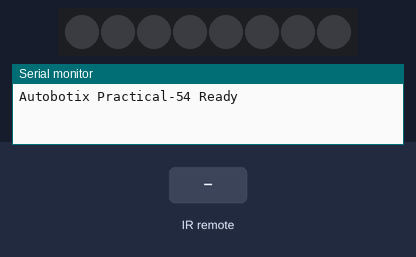
The sketch below on a simulated Arduino Uno, built with avr-gcc and run on an emulated ATmega328P. On the bench: 8 RGB LEDs in strip order, left to right, the last lines printed to the serial monitor. The inputs (shaded band) are chosen by the test bench. Dim RGB values are drawn brighter than linear.

Above: at 1.2 s.
1.3 s: infrared code 0x19 received
At 1.36 s:
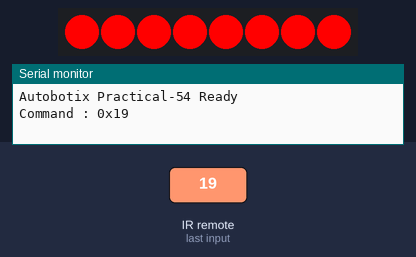
3.1 s: infrared code 0x1B received
At 4.2 s:
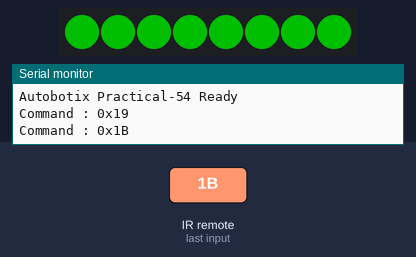
5.2 s: infrared code 0xC received
At 6.1 s:
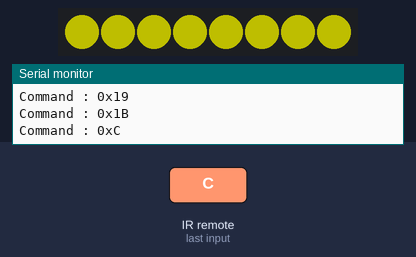
6.7 s: infrared code 0xD received
At 7.2 s:
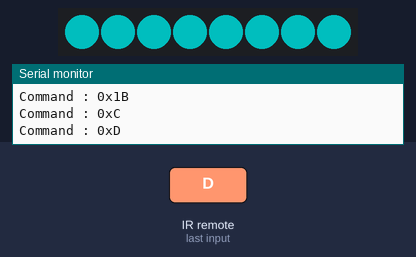
8.2 s: infrared code 0xE received
At 9.4 s:
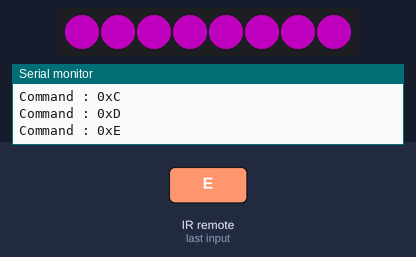
9.7 s: infrared code 0xF received
At 11.1 s:
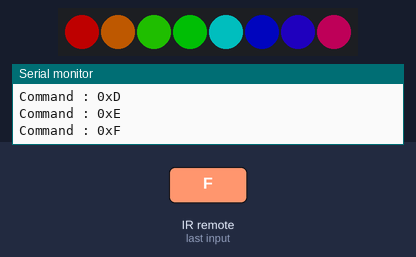
Timing chart, 0 to 12.2 s (numbered marks = the images above; inputs shaded):
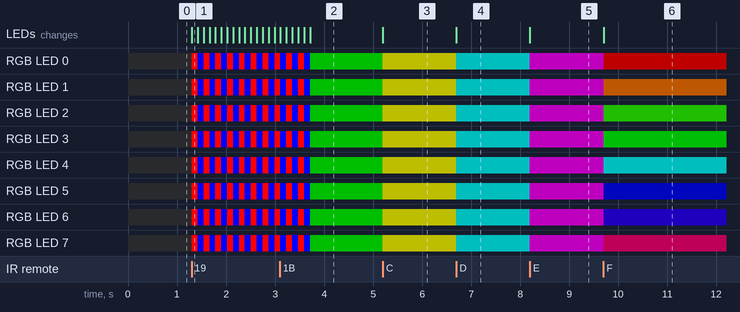

Measured:
- after the input at 1.3 s, RGB LED 0–7: alternates RGB(255, 0, 0) for 0.12 s and RGB(0, 0, 255) for 0.12 s, starting at once; the LEDs: change at once (image 1)
- after the input at 3.1 s, the LEDs: first differ from a run without the input after 0.61 s (image 2)
- after the input at 5.2 s, RGB LED 0–7: RGB(0, 80, 0) → RGB(80, 80, 0) at once; the LEDs: change at once (image 3)
- after the input at 6.7 s, RGB LED 0–7: RGB(80, 80, 0) → RGB(0, 80, 80) at once; the LEDs: change at once (image 4)
- after the input at 8.2 s, RGB LED 0–7: RGB(0, 80, 80) → RGB(80, 0, 80) at once; the LEDs: change at once (image 5)
- after the input at 9.7 s, RGB LED 0: RGB(80, 0, 80) → RGB(80, 0, 0) at once; RGB LED 1: RGB(80, 0, 80) → RGB(80, 37, 0) at once; RGB LED 2: RGB(80, 0, 80) → RGB(13, 80, 0) at once; RGB LED 3: RGB(80, 0, 80) → RGB(0, 80, 2) at once; RGB LED 4: RGB(80, 0, 80) → RGB(0, 80, 80) at once; the LEDs: change at once (image 6)

The sketch:

Practical_54.ino
```cpp
/*
==================================================
Practical-54 : IR -> RGB LEDs
Autobotix Robotics Board

TSOP      -> D3
WS2812B   -> D11
RGB LEDs  -> 8
==================================================
*/

#include <IRremote.hpp>
#include <Adafruit_NeoPixel.h>

#define IR_PIN      3
#define RGB_PIN     11
#define NUMPIXELS   8

Adafruit_NeoPixel rgb(NUMPIXELS, RGB_PIN, NEO_GRB + NEO_KHZ800);

//--------------- Updated Custom IR Commands ----------------

#define POWER   0x12

#define BTN1    0xA
#define BTN2    0x1B
#define BTN3    0x1F
#define BTN4    0xC
#define BTN5    0xD
#define BTN6    0xE
#define BTN7    0x0
#define BTN8    0xF
#define BTN9    0x19
#define BTN0    0x7   // (Mapped from RPT key)

#define OK      0x1   // (Mapped from PAUSE key)

#define UP      0x6   // (Mapped from VOL+ key)
#define DOWN    0x5   // (Mapped from VOL- key)
#define LEFT    0x2   // (Mapped from PREV key)
#define RIGHT   0x3   // (Mapped from NEXT key)

//--------------------------------------------

int brightness = 80;
uint8_t colorIndex = 0;

uint32_t colors[] =
{
  rgb.Color(255,0,0),     // Red
  rgb.Color(0,255,0),     // Green
  rgb.Color(0,0,255),     // Blue
  rgb.Color(255,255,0),   // Yellow
  rgb.Color(0,255,255),   // Cyan
  rgb.Color(255,0,255),   // Magenta
  rgb.Color(255,255,255)  // White
};

//--------------------------------------------

void showColor(uint32_t c)
{
  rgb.setBrightness(brightness);

  for(int i=0; i<NUMPIXELS; i++)
  {
    rgb.setPixelColor(i, c);
  }

  rgb.show();
}

//--------------------------------------------

void rgbOff()
{
  rgb.clear();
  rgb.show();
}

//--------------------------------------------

void rainbow()
{
  for(long firstPixelHue=0; firstPixelHue<65536; firstPixelHue+=256)
  {
    for(int i=0; i<NUMPIXELS; i++)
    {
      int pixelHue = firstPixelHue + (i * 65536L / NUMPIXELS);

      rgb.setPixelColor(i, rgb.gamma32(rgb.ColorHSV(pixelHue)));
    }

    rgb.setBrightness(brightness);
    rgb.show();

    delay(15);

    if(IrReceiver.decode())
    {
      IrReceiver.resume();
      return;
    }
  }
}

//--------------------------------------------

void policeFlash()
{
  for(int j=0; j<10; j++)
  {
    for(int i=0; i<NUMPIXELS; i++)
      rgb.setPixelColor(i, rgb.Color(255,0,0));

    rgb.show();
    delay(120);

    for(int i=0; i<NUMPIXELS; i++)
      rgb.setPixelColor(i, rgb.Color(0,0,255));

    rgb.show();
    delay(120);
  }

  rgbOff();
}

//--------------------------------------------

void setup()
{
  Serial.begin(9600);

  rgb.begin();
  rgb.show();

  IrReceiver.begin(IR_PIN, ENABLE_LED_FEEDBACK);

  Serial.println("Autobotix Practical-54 Ready");
}

//--------------------------------------------

void loop()
{
  if(IrReceiver.decode())
  {
    if (!(IrReceiver.decodedIRData.flags & IRDATA_FLAGS_IS_REPEAT))
    {
      uint8_t cmd = IrReceiver.decodedIRData.command;

      Serial.print("Command : 0x");
      Serial.println(cmd, HEX);

      switch(cmd)
      {
        case POWER:
        case BTN0:
          rgbOff();
        break;

        case BTN1:
          colorIndex = 0;
          showColor(colors[colorIndex]);
        break;

        case BTN2:
          colorIndex = 1;
          showColor(colors[colorIndex]);
        break;

        case BTN3:
          colorIndex = 2;
          showColor(colors[colorIndex]);
        break;

        case BTN4:
          colorIndex = 3;
          showColor(colors[colorIndex]);
        break;

        case BTN5:
          colorIndex = 4;
          showColor(colors[colorIndex]);
        break;

        case BTN6:
          colorIndex = 5;
          showColor(colors[colorIndex]);
        break;

        case BTN7:
          colorIndex = 6;
          showColor(colors[colorIndex]);
        break;

        case BTN8:
          rainbow();
        break;

        case BTN9:
          policeFlash();
        break;

        case OK:
          colorIndex++;
          if(colorIndex > 6)
            colorIndex = 0;
          showColor(colors[colorIndex]);
        break;

        case UP:
          brightness += 20;
          if(brightness > 255)
            brightness = 255;
          showColor(colors[colorIndex]);
        break;

        case DOWN:
          brightness -= 20;
          if(brightness < 10)
            brightness = 10;
          showColor(colors[colorIndex]);
        break;

        case RIGHT:
          colorIndex++;
          if(colorIndex > 6)
            colorIndex = 0;
          showColor(colors[colorIndex]);
        break;

        case LEFT:
          if(colorIndex == 0)
            colorIndex = 6;
          else
            colorIndex--;
          showColor(colors[colorIndex]);
        break;
      }
    }

    IrReceiver.resume();
  }
}
```
